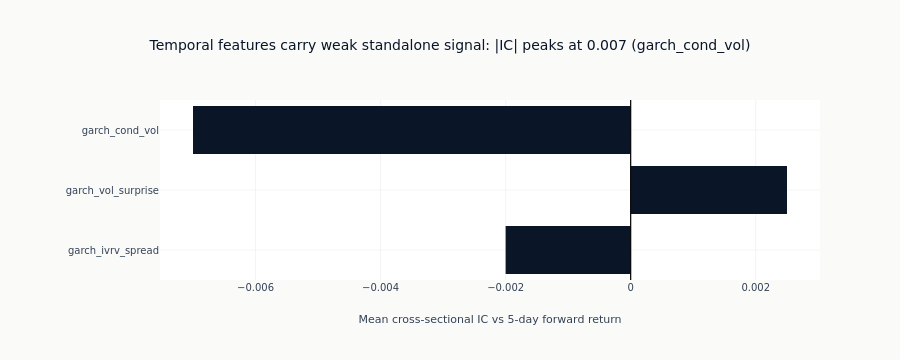

Notebook source saved alongside this figure:
### Markdown cell above
The chart ranks the three temporal features by their standalone information
coefficient against the 5-day forward return. Consistent with the Ch8 finding,
the individual signal is weak: the GARCH features earn their place as an input
to the multivariate models downstream, not as a standalone alpha.

### Code cell
if temporal_ic_results:
    ic_sorted = sorted(temporal_ic_results, key=lambda r: abs(r["ic_mean"]), reverse=True)
    _best = ic_sorted[0]
    fig = go.Figure()
    fig.add_bar(
        x=[r["ic_mean"] for r in ic_sorted],
        y=[r["name"] for r in ic_sorted],
        orientation="h",
        marker_color=ml4t_palette(1)[0],
    )
    fig.add_vline(x=0.0, line_width=1, line_color="black")
    fig.update_layout(
        title=(
            f"Temporal features carry weak standalone signal: "
            f"|IC| peaks at {abs(_best['ic_mean']):.3f} ({_best['name']})"
        ),
        xaxis_title="Mean cross-sectional IC vs 5-day forward return",
        yaxis_title=None,
        yaxis=dict(autorange="reversed"),
        margin=dict(l=160),
        height=360,
    )
    fig.show()

### Figure 1 — Plotly figure (JSON) as saved in the notebook; plotly's stock layout.template omitted (floating-point values rounded to 4 significant figures)
{"data": [{"marker": {"color": "#0a1628"}, "orientation": "h", "type": "bar", "x": [-0.007, 0.0025, -0.002], "y": ["garch_cond_vol", "garch_vol_surprise", "garch_ivrv_spread"]}], "layout": {"height": 360, "margin": {"l": 160}, "shapes": [{"line": {"color": "black", "width": 1}, "type": "line", "x0": 0.0, "x1": 0.0, "xref": "x", "y0": 0, "y1": 1, "yref": "y domain"}], "title": {"text": "Temporal features carry weak standalone signal: |IC| peaks at 0.007 (garch_cond_vol)"}, "xaxis": {"title": {"text": "Mean cross-sectional IC vs 5-day forward return"}}, "yaxis": {"autorange": "reversed", "title": {}}}}
